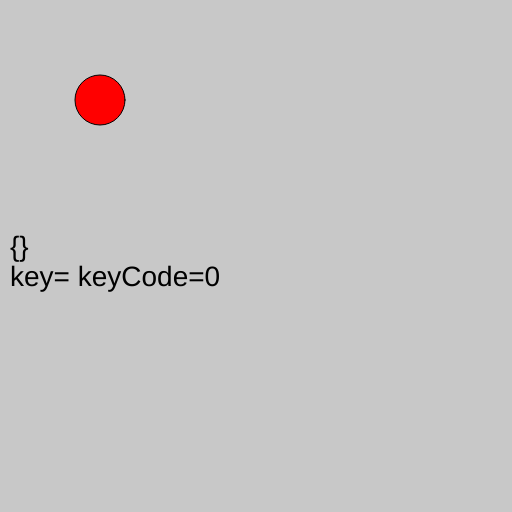
Frame 1 (no input)
Frame 60 (no input): identical to frame 1, image omitted
Frame 120 (the mouse pressed at the canvas centre since frame 60): identical to frame 1, image omitted

The p5.js sketch that drew this single still picture (run headless with seeded random() and noise() and a simulated clock; from frame 60 on, the mouse is pressed at the canvas centre):

// p5.js sketch
// ── sketch.js
let a_keys = {};
let a_x = 100;
let a_y = 100;
let a_step = 5;

function setup() {
  createCanvas(512, 512);
  print('LEFT_ARROW', LEFT_ARROW)
  print('UP_ARROW', UP_ARROW)
  print('RIGHT_ARROW', RIGHT_ARROW)
  print('DOWN_ARROW', DOWN_ARROW)
}

function draw() {
  background(200);
  if (keyIsDown(LEFT_ARROW)) {
    a_x -= a_step;
    if (a_x < 0) a_x = width;
  }
  if (keyIsDown(RIGHT_ARROW)) {
    a_x += a_step;
    if (a_x > width) a_x = 0;
  }
  if (keyIsDown(UP_ARROW)) {
    a_y -= a_step;
    if (a_y < 0) a_y = height;
  }
  if (keyIsDown(DOWN_ARROW)) {
    a_y += a_step;
    if (a_y > height) a_y = 0;
  }
  fill(255, 0, 0);
  ellipse(a_x, a_y, 50, 50);

  fill(0, 0, 0);
  textSize(28)

  text(JSON.stringify(a_keys), 10, height / 2)

  text('key=' + key + ' keyCode=' + keyCode, 10, height / 2 + 30);
}

function keyPressed() {
  // print('keyPressed', key);
  a_keys[key] = 1;
  return false; // prevent any default behaviour
}

function keyReleased() {
  // print('keyReleased', key);
  delete a_keys[key];
  return false; // prevent any default behaviour
}
